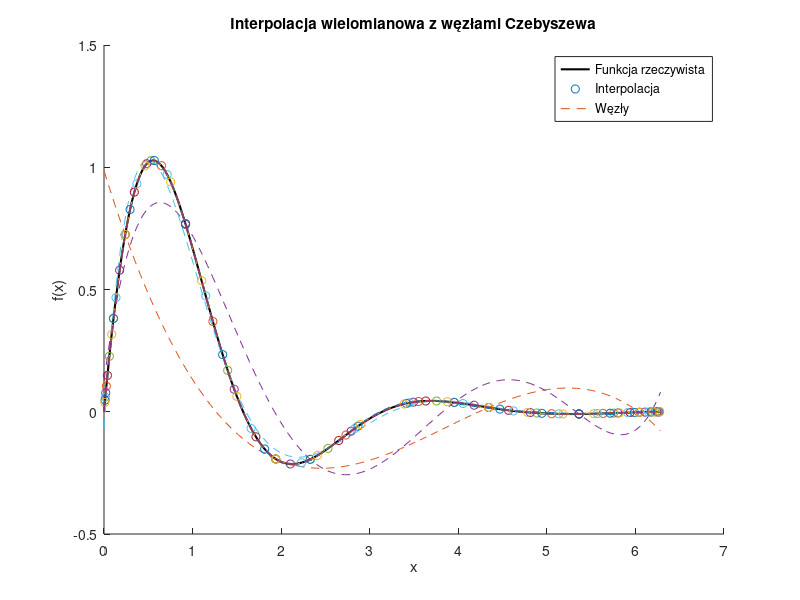
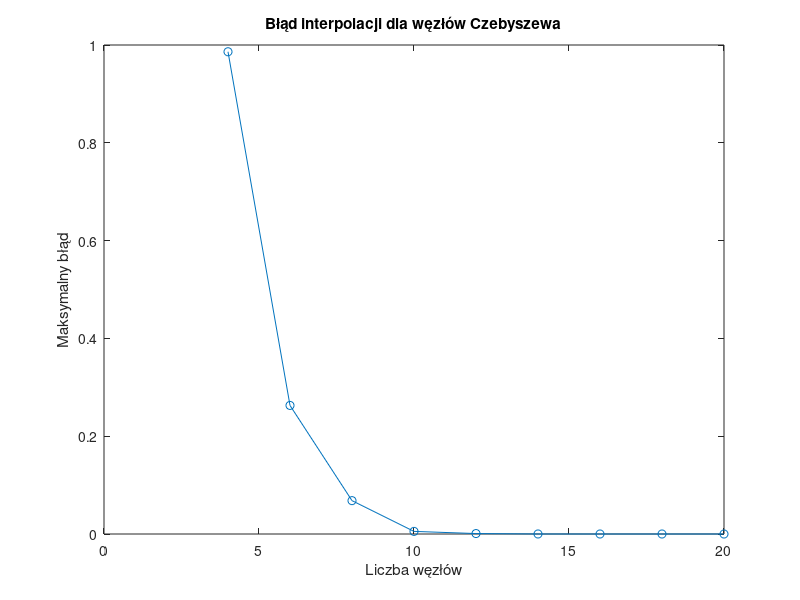

Reproduce these figures in MATLAB, in order.
% Zadanie 2
clc; clear; close all;

% Funkcja
f1 = @(x) 2 * exp(-x) .* sin(2 * x);

% Parametry
a = 0;
b = 2 * pi;
N_values = 4:2:20;
x_plot = linspace(a, b, 200);

% Przygotowanie wykresów
figure;
hold on;
plot(x_plot, f1(x_plot), 'k', 'LineWidth', 1.5);

errors_chebyshev = zeros(size(N_values));

for k = 1:length(N_values)
    N = N_values(k);
    
    % Węzły Czebyszewa
    x_nodes = 0.5 * (a + b) + 0.5 * (b - a) * cos((2*(1:N)-1) * pi / (2*N));
    y_nodes = f1(x_nodes);
    
    % Interpolacja
    p = polyfit(x_nodes, y_nodes, N-1);
    y_interp = polyval(p, x_plot);
    
    % Obliczenie błędu
    errors_chebyshev(k) = max(abs(f1(x_plot) - y_interp));
    
    % Wykres
    plot(x_nodes, y_nodes, 'o');
    plot(x_plot, y_interp, '--');
end

xlabel('x');
ylabel('f(x)');
title('Interpolacja wielomianowa z węzłami Czebyszewa');
legend('Funkcja rzeczywista', 'Interpolacja', 'Węzły');

% Błąd interpolacji
figure;
plot(N_values, errors_chebyshev, '-o');
xlabel('Liczba węzłów');
ylabel('Maksymalny błąd');
title('Błąd interpolacji dla węzłów Czebyszewa');
